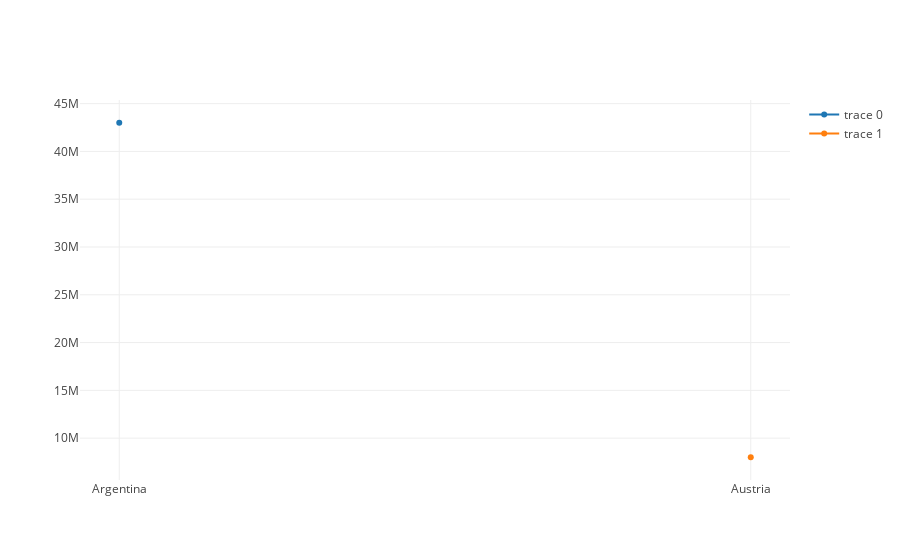

The notebook cell saved with this chart:
### Code cell
# How to style dot differently

plotly.offline.iplot({
    'data': [
        go.Scatter(
            x=['Argentina'],
            y=[43e6],
#             marker={
#                 'color': 'blue',
#                 'size': 100,
#             },
#             name='Argentina'
        ),
        go.Scatter(
            x=['Austria'],
            y=[8e6],
#             marker={
#                 'color': 'red',
#                 'size': 40,
#             },
#             name='Argentina'
        )
    ],
    'layout': {
#         'showlegend': False
    }
})

### Figure 1 — Plotly figure (JSON) as saved in the notebook; plotly's stock layout.template omitted (floating-point values rounded to 4 significant figures)
{"data": [{"type": "scatter", "x": ["Argentina"], "y": [43000000]}, {"type": "scatter", "x": ["Austria"], "y": [8000000]}], "layout": {}}
